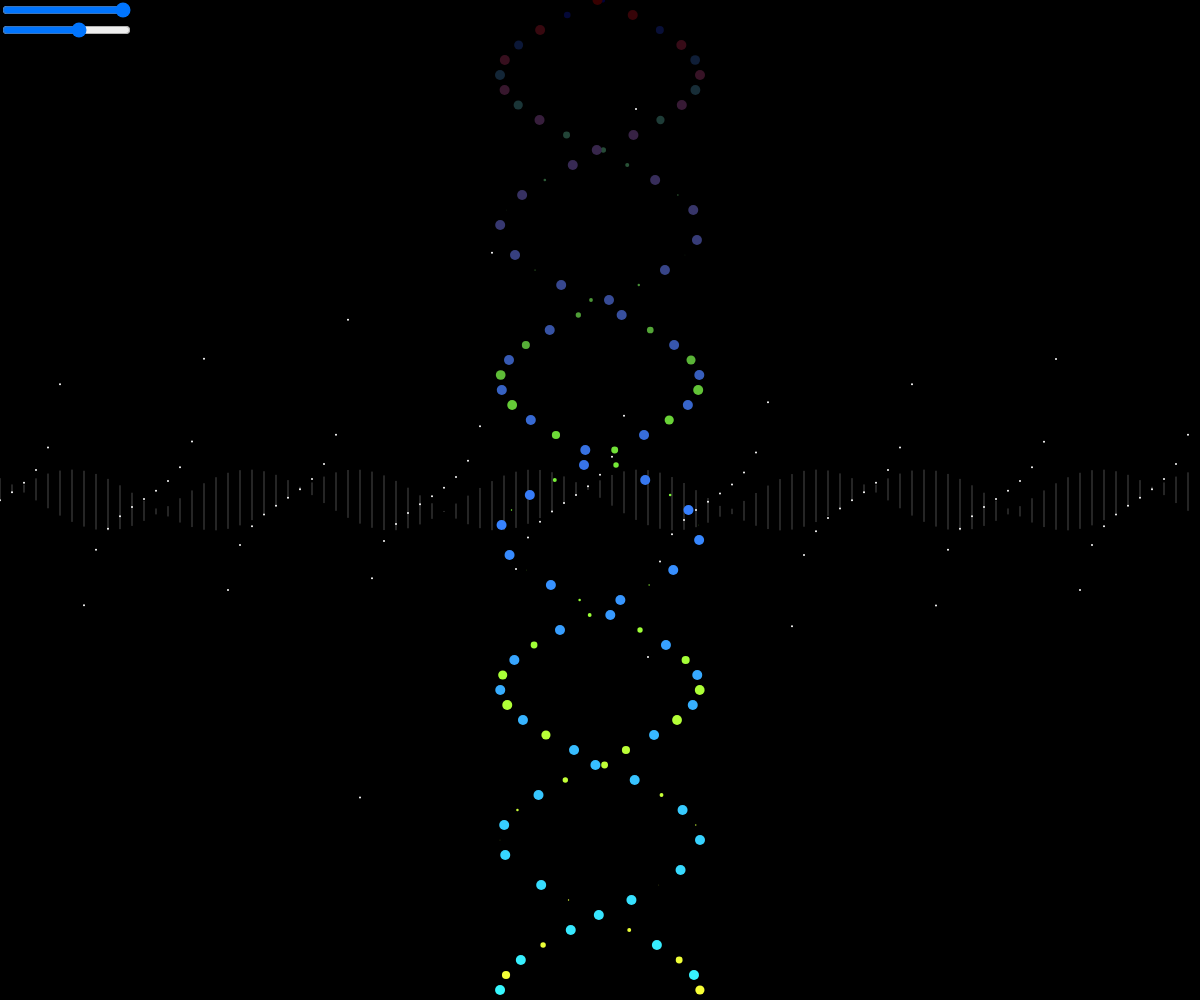
Frame 1 (no input)
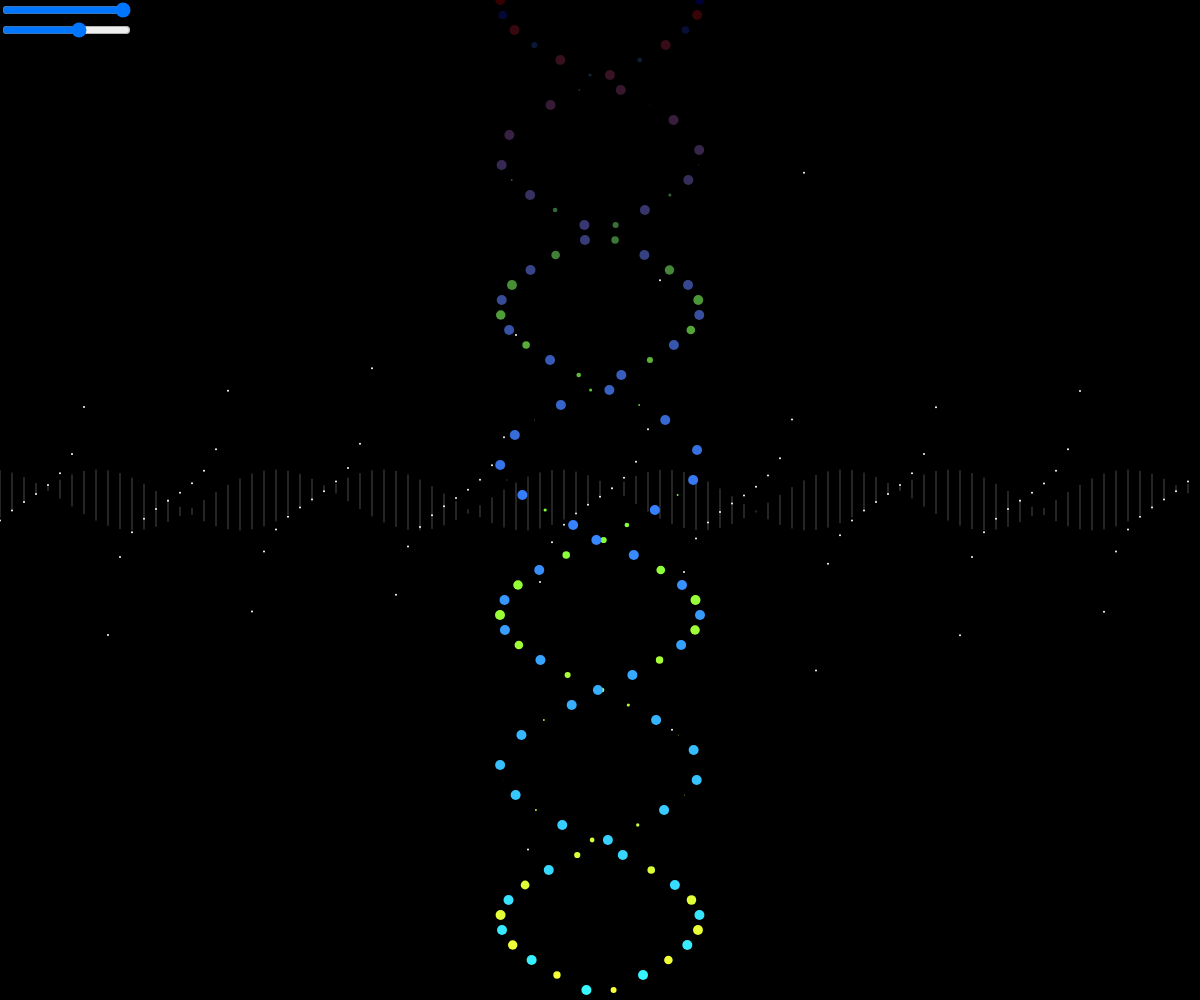
Frame 60 (no input)
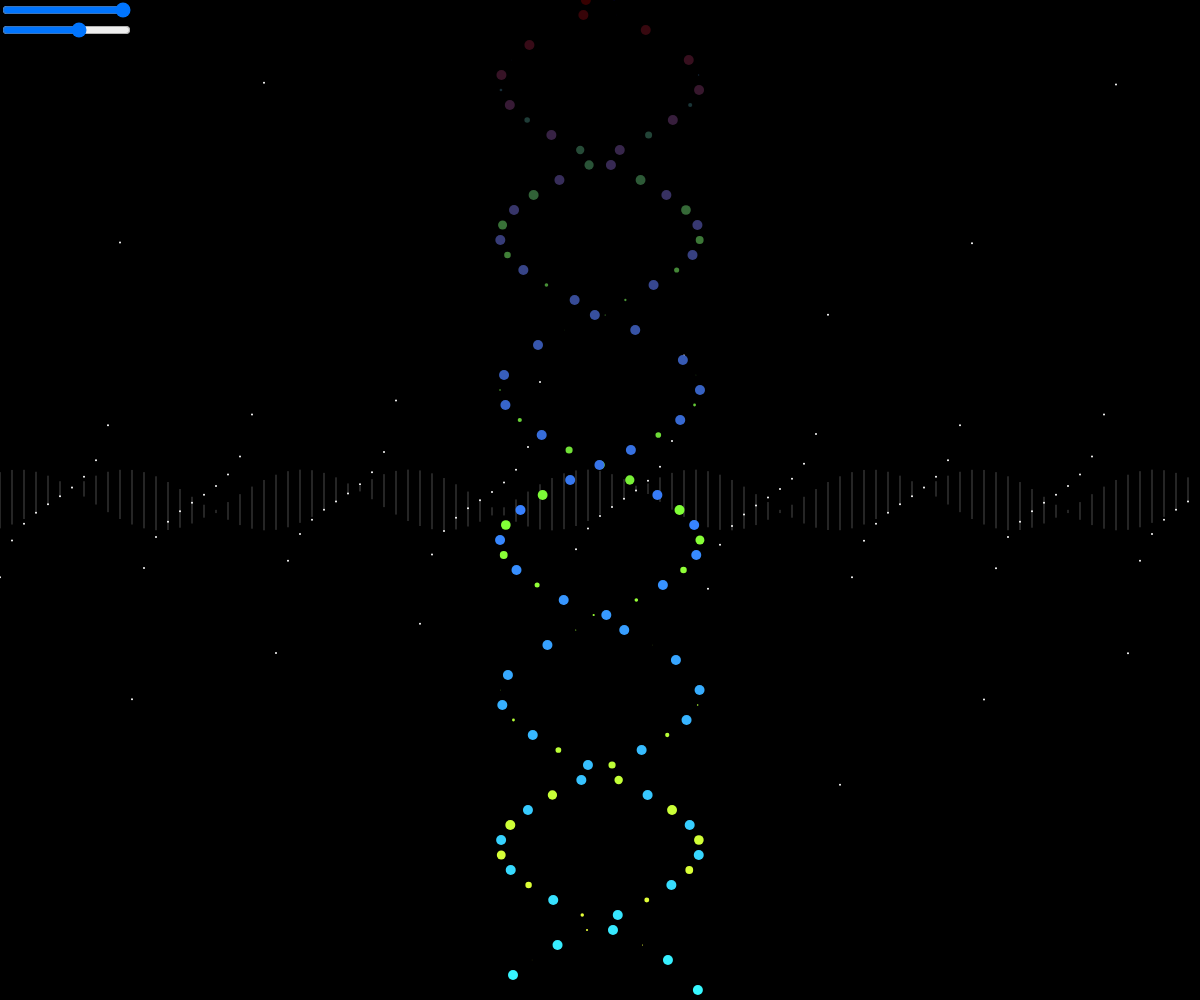
Frame 120 (the mouse pressed at the canvas centre since frame 60)

The p5.js sketch that drew these frames (run headless with seeded random() and noise() and a simulated clock; from frame 60 on, the mouse is pressed at the canvas centre):

// p5.js sketch
// ── sketch.js
let CircleNum=100;
let Diametr=2;
let amps,freqs;
function setup() {
	ww = windowWidth
	wh = windowHeight
	createCanvas(ww, wh);
	background(0);
    amps=createSlider(0,100,100,1)
    amps.position(0,0);
    amps.value(100);
  
    freqs=createSlider(-1,1,0.23,0.01)
    freqs.position(0,20);
    freqs.value(0.23)
}

function draw() {
	background(0)
	let s;
      for ( let s = 0;  s< CircleNum; s++) {
    let x3 = s*(width)/(CircleNum);
    let x4 = s*(width)/(CircleNum);
    strokeWeight(0.3);
    stroke(255);
    line(x3,height/2+30*sin(50*s+frameCount/100),
      x4,height/2+30*cos(PI*(3/4)+50*s+frameCount/100))
      
		let x5 = s*(width)/(CircleNum);
		fill(255);
		noStroke();
		              ellipse(x5,height/2+30*tan(50*s+frameCount/100),Diametr,Diametr);
  	
  }
	for (let i = 0; i < wh; i+=15){
		let deg = i * freqs.value() + frameCount / 40
		let amp =amps.value() * sin(deg)
		let x1 = ww / 2 + amp
		let x2 = ww / 2 - amp
		
		fill(i / 4, i / 2, (i / 1,5) + 50)
		circle(x1, i, 5 * sin(i / 50 + frameCount / 30) + 5)
		
		fill((i / 1,5) + 50, i / 4, i / 2)
		circle(x2, i, 10)
	}

}
